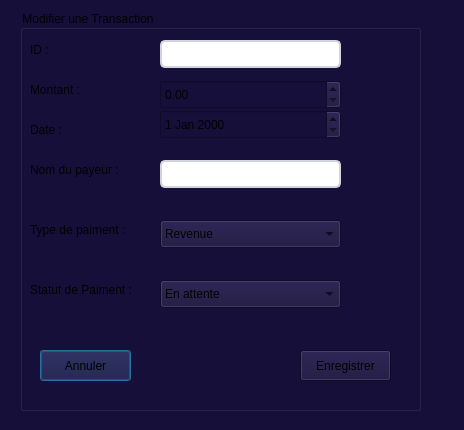
<?xml version="1.0" encoding="UTF-8"?>
<ui version="4.0">
 <class>Dialog</class>
 <widget class="QDialog" name="Dialog">
  <property name="geometry">
   <rect>
    <x>0</x>
    <y>0</y>
    <width>464</width>
    <height>430</height>
   </rect>
  </property>
  <property name="windowTitle">
   <string>Dialog</string>
  </property>
  <property name="styleSheet">
   <string notr="true">
background-color: rgb(22, 15, 58);</string>
  </property>
  <widget class="QGroupBox" name="groupBoxTransaction_3">
   <property name="geometry">
    <rect>
     <x>20</x>
     <y>10</y>
     <width>401</width>
     <height>401</height>
    </rect>
   </property>
   <property name="title">
    <string>Modifier une Transaction</string>
   </property>
   <widget class="QLineEdit" name="lineEdit6Transaction">
    <property name="geometry">
     <rect>
      <x>140</x>
      <y>30</y>
      <width>181</width>
      <height>28</height>
     </rect>
    </property>
    <property name="styleSheet">
     <string notr="true">QLineEdit, QComboBox {
    background-color: white;
    border: 2px solid #D1D5DB;
    border-radius: 5px;
    padding: 5px;
}
QLineEdit:focus, QComboBox:focus {
    border: 2px solid #3B82F6;
}

</string>
    </property>
   </widget>
   <widget class="QLineEdit" name="lineEdit_7Transaction">
    <property name="geometry">
     <rect>
      <x>140</x>
      <y>150</y>
      <width>181</width>
      <height>28</height>
     </rect>
    </property>
    <property name="styleSheet">
     <string notr="true">QLineEdit, QComboBox {
    background-color: white;
    border: 2px solid #D1D5DB;
    border-radius: 5px;
    padding: 5px;
}
QLineEdit:focus, QComboBox:focus {
    border: 2px solid #3B82F6;
}

</string>
    </property>
   </widget>
   <widget class="QLabel" name="label7Transaction">
    <property name="geometry">
     <rect>
      <x>10</x>
      <y>30</y>
      <width>63</width>
      <height>20</height>
     </rect>
    </property>
    <property name="text">
     <string>ID :</string>
    </property>
   </widget>
   <widget class="QLabel" name="label_9Transaction">
    <property name="geometry">
     <rect>
      <x>10</x>
      <y>110</y>
      <width>63</width>
      <height>20</height>
     </rect>
    </property>
    <property name="text">
     <string>Date :</string>
    </property>
   </widget>
   <widget class="QLabel" name="label_10Transaction">
    <property name="geometry">
     <rect>
      <x>10</x>
      <y>150</y>
      <width>121</width>
      <height>20</height>
     </rect>
    </property>
    <property name="text">
     <string>Nom du payeur :</string>
    </property>
   </widget>
   <widget class="QLabel" name="label_11Transaction">
    <property name="geometry">
     <rect>
      <x>10</x>
      <y>210</y>
      <width>141</width>
      <height>20</height>
     </rect>
    </property>
    <property name="text">
     <string>Type de paiment :</string>
    </property>
   </widget>
   <widget class="QPushButton" name="pushButton_6Transaction">
    <property name="geometry">
     <rect>
      <x>20</x>
      <y>340</y>
      <width>91</width>
      <height>31</height>
     </rect>
    </property>
    <property name="styleSheet">
     <string notr="true">
QPushButton {
    border-image: linear-gradient(to bottom, #8B2BE2, #2196F3) 1; /* Purple to Blue */
}


</string>
    </property>
    <property name="text">
     <string>Annuler</string>
    </property>
   </widget>
   <widget class="QPushButton" name="pushButton_7Transaction">
    <property name="geometry">
     <rect>
      <x>280</x>
      <y>340</y>
      <width>91</width>
      <height>31</height>
     </rect>
    </property>
    <property name="styleSheet">
     <string notr="true">
QPushButton {
    border-image: linear-gradient(to bottom, #8B2BE2, #2196F3) 1; /* Purple to Blue */
}

</string>
    </property>
    <property name="text">
     <string>Enregistrer</string>
    </property>
   </widget>
   <widget class="QLabel" name="label_12Transaction">
    <property name="geometry">
     <rect>
      <x>10</x>
      <y>270</y>
      <width>131</width>
      <height>20</height>
     </rect>
    </property>
    <property name="text">
     <string>Statut de Paiment :</string>
    </property>
   </widget>
   <widget class="QDateEdit" name="dateEdit2Transaction">
    <property name="geometry">
     <rect>
      <x>140</x>
      <y>100</y>
      <width>181</width>
      <height>29</height>
     </rect>
    </property>
    <property name="styleSheet">
     <string notr="true">QLineEdit, QComboBox {
    background-color: white;
    border: 2px solid #D1D5DB;
    border-radius: 5px;
    padding: 5px;
}
QLineEdit:focus, QComboBox:focus {
    border: 2px solid #3B82F6;
}
</string>
    </property>
   </widget>
   <widget class="QComboBox" name="comboBox3Transaction">
    <property name="geometry">
     <rect>
      <x>140</x>
      <y>210</y>
      <width>181</width>
      <height>28</height>
     </rect>
    </property>
    <item>
     <property name="text">
      <string>Revenue</string>
     </property>
    </item>
    <item>
     <property name="text">
      <string>Depense</string>
     </property>
    </item>
   </widget>
   <widget class="QComboBox" name="comboBox_4Transaction">
    <property name="geometry">
     <rect>
      <x>140</x>
      <y>270</y>
      <width>181</width>
      <height>28</height>
     </rect>
    </property>
    <item>
     <property name="text">
      <string>En attente</string>
     </property>
    </item>
    <item>
     <property name="text">
      <string>Effectué</string>
     </property>
    </item>
    <item>
     <property name="text">
      <string>Échoué</string>
     </property>
    </item>
   </widget>
   <widget class="QLabel" name="label8Transaction">
    <property name="geometry">
     <rect>
      <x>10</x>
      <y>70</y>
      <width>71</width>
      <height>20</height>
     </rect>
    </property>
    <property name="text">
     <string>Montant :</string>
    </property>
   </widget>
   <widget class="QDoubleSpinBox" name="doubleSpinBoxTransaction">
    <property name="geometry">
     <rect>
      <x>140</x>
      <y>70</y>
      <width>181</width>
      <height>29</height>
     </rect>
    </property>
   </widget>
  </widget>
 </widget>
 <resources/>
 <connections/>
</ui>
